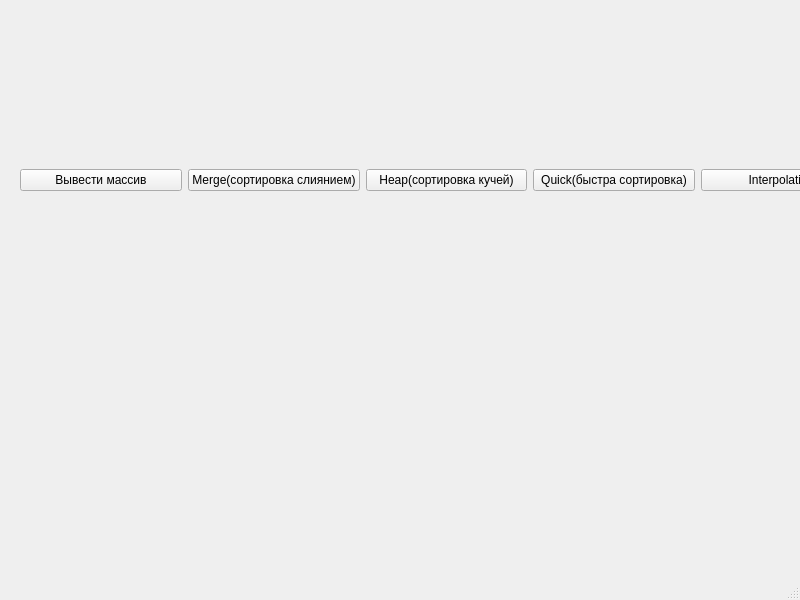
<?xml version="1.0" encoding="UTF-8"?>
<ui version="4.0">
 <class>MainWindow</class>
 <widget class="QMainWindow" name="MainWindow">
  <property name="geometry">
   <rect>
    <x>0</x>
    <y>0</y>
    <width>800</width>
    <height>600</height>
   </rect>
  </property>
  <property name="windowTitle">
   <string>MainWindow</string>
  </property>
  <widget class="QWidget" name="centralwidget">
   <widget class="QWidget" name="horizontalLayoutWidget">
    <property name="geometry">
     <rect>
      <x>20</x>
      <y>140</y>
      <width>842</width>
      <height>80</height>
     </rect>
    </property>
    <layout class="QHBoxLayout" name="btnsLayout">
     <item>
      <widget class="QPushButton" name="setBtn">
       <property name="text">
        <string>Вывести массив</string>
       </property>
      </widget>
     </item>
     <item>
      <widget class="QPushButton" name="mergeBtn">
       <property name="text">
        <string>Merge(сортировка слиянием)</string>
       </property>
      </widget>
     </item>
     <item>
      <widget class="QPushButton" name="heapBtn">
       <property name="text">
        <string>Heap(сортировка кучей)</string>
       </property>
      </widget>
     </item>
     <item>
      <widget class="QPushButton" name="quickBtn">
       <property name="text">
        <string>Quick(быстра сортировка)</string>
       </property>
      </widget>
     </item>
     <item>
      <widget class="QPushButton" name="interpolBtn">
       <property name="text">
        <string>Interpolation</string>
       </property>
      </widget>
     </item>
    </layout>
   </widget>
  </widget>
  <widget class="QMenuBar" name="menubar">
   <property name="geometry">
    <rect>
     <x>0</x>
     <y>0</y>
     <width>800</width>
     <height>22</height>
    </rect>
   </property>
  </widget>
  <widget class="QStatusBar" name="statusbar"/>
 </widget>
 <resources/>
 <connections/>
</ui>
